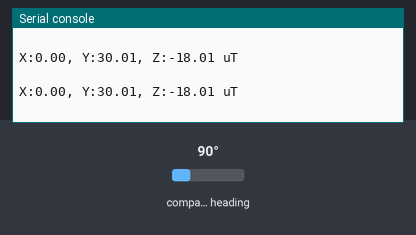
Bench run of a program on a simulated MicroPython board. Parts: the last lines printed to the serial console. The inputs (shaded band) are chosen by the test bench; at power-on: compass heading 90°. Library files of the repository ran but are not shown: lis3mdl.py.

Above: at 4.2 s.
4.3 s: compass heading set to 7°
At 4.9 s:
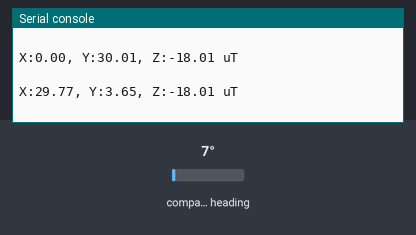
5.8 s: compass heading set to 180°
At 6.4 s:
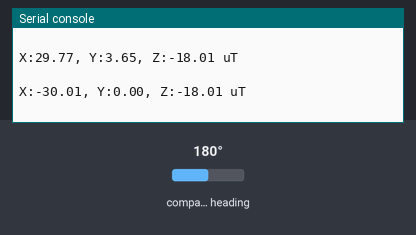
Timing chart, 0 to 8.8 s (numbered marks = the images above; inputs shaded):
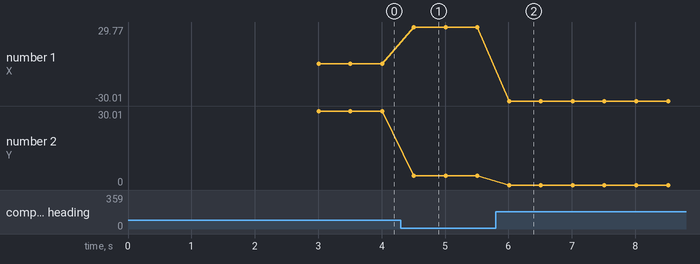

The program:

main.py
```python
# (licence header left out)
__version__ = "0.1.0"
__author__ = "Jose D. Montoya"
__license__ = "MIT"
__platform__ = "MicroPython v1.23.0"

# ======================================== 导入相关模块 =========================================

import time
from machine import Pin, SoftI2C
from micropython_lis3mdl import lis3mdl

# ======================================== 全局变量 ============================================

# 目标传感器可能的I2C地址列表（支持多地址）
TARGET_SENSOR_ADDRS: list[int] = [0x1C, 0x1E]

# I2C总线使用的SDA引脚号
I2C_SDA_PIN: int = 4
# I2C总线使用的SCL引脚号
I2C_SCL_PIN: int = 5
# I2C总线通信频率（Hz）
I2C_FREQ: int = 400000

# ======================================== 功能函数 ============================================

# ======================================== 自定义类 ============================================

# ======================================== 初始化配置 ===========================================

time.sleep(3)
print("FreakStudio: LIS3MDL sensor auto scan and data acquisition")
# 创建软件I2C总线实例
i2c_bus = SoftI2C(sda=Pin(I2C_SDA_PIN), scl=Pin(I2C_SCL_PIN), freq=I2C_FREQ)

# 扫描I2C总线上的所有设备地址
devices_list: list[int] = i2c_bus.scan()
print("START I2C SCANNER")

# 检查是否扫描到任何I2C设备
if len(devices_list) == 0:
    print("No i2c device !")
    raise SystemExit("I2C scan found no devices, program exited")
else:
    print("i2c devices found:", len(devices_list))

# 初始化传感器对象占位符
sensor: lis3mdl.LIS3MDL = None

# 遍历扫描到的设备地址，匹配目标地址
for device in devices_list:
    if device in TARGET_SENSOR_ADDRS:
        print("I2c hexadecimal address:", hex(device))
        try:
            # 创建LIS3MDL传感器对象
            sensor = lis3mdl.LIS3MDL(i2c=i2c_bus)
            print("Sensor initialization successful")
            break
        except Exception as e:
            print(f"Sensor Initialization failed: {e}")
            continue
else:
    # 未在总线上发现任何目标传感器地址
    raise Exception("No target sensor device found in I2C bus")

# ========================================  主程序  ============================================

# 主循环：每隔0.5秒读取并打印磁场数据
while True:
    mag_x, mag_y, mag_z = sensor.magnetic
    print(f"X:{mag_x:0.2f}, Y:{mag_y:0.2f}, Z:{mag_z:0.2f} uT")
    print("")
    time.sleep(0.5)
```

Measured:
- after the input at 4.3 s, the serial console: prints a new line after 0.21 s (image 1)
- after the input at 5.8 s, the serial console: prints a new line after 0.21 s (image 2)
- plotted number 1: 0 → 29.77 after the input at 4.3 s, 29.77 → -30.01 after the input at 5.8 s
- plotted number 2: 30.01 → 3.65 after the input at 4.3 s
